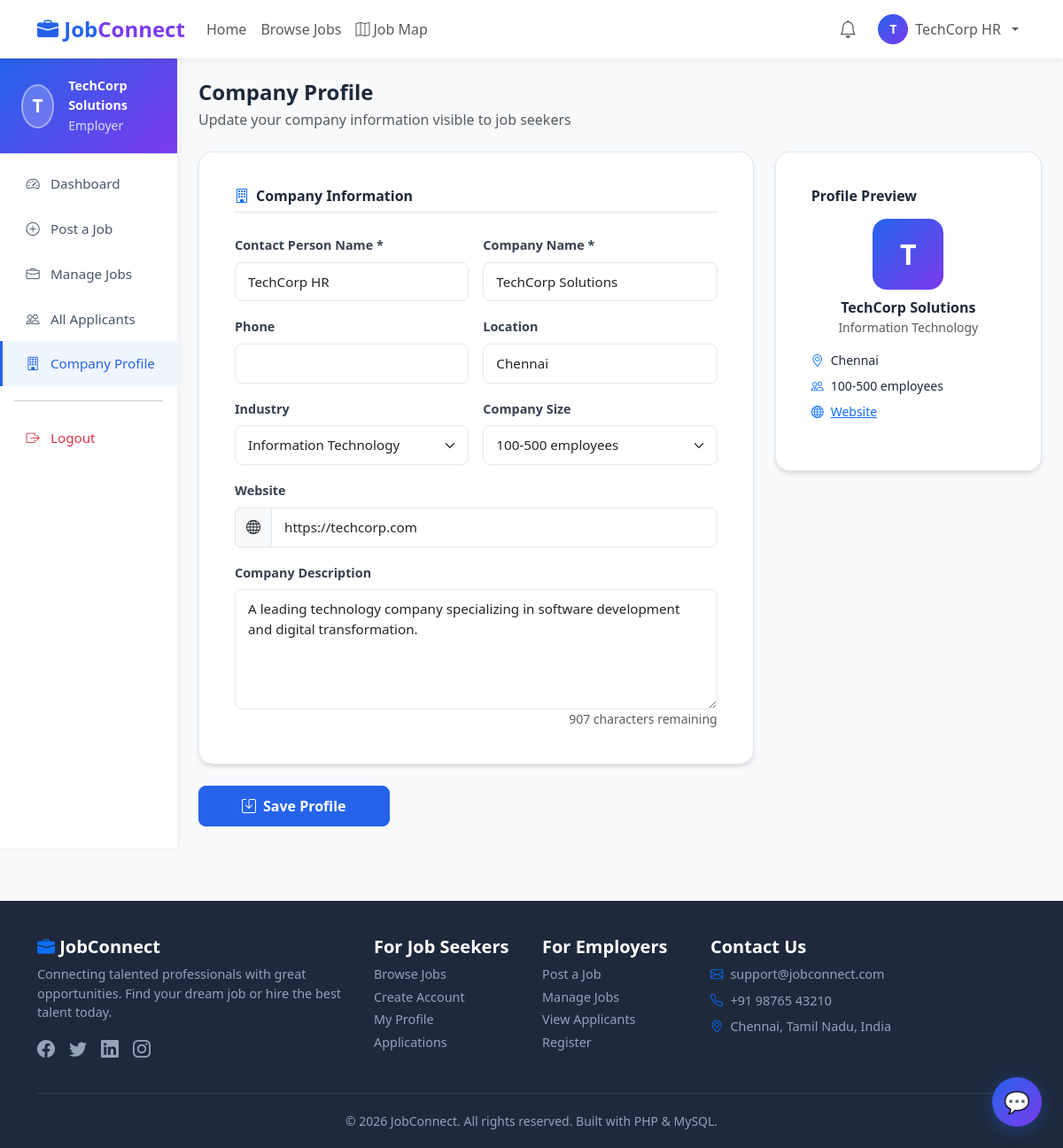
/employer/profile.php (signed in), run on the app's committed database.
### tables this page shows
CREATE TABLE employer_profiles (
    id                  INT AUTO_INCREMENT PRIMARY KEY,
    user_id             INT NOT NULL,
    company_name        VARCHAR(150) NOT NULL,
    company_description TEXT,
    industry            VARCHAR(100),
    website             VARCHAR(255),
    company_size        VARCHAR(50),
    updated_at          TIMESTAMP DEFAULT CURRENT_TIMESTAMP ON UPDATE CURRENT_TIMESTAMP,
    FOREIGN KEY (user_id) REFERENCES users(id) ON DELETE CASCADE
);

CREATE TABLE users (
    id         INT AUTO_INCREMENT PRIMARY KEY,
    full_name  VARCHAR(100) NOT NULL,
    email      VARCHAR(100) NOT NULL UNIQUE,
    password   VARCHAR(255) NOT NULL,
    role       ENUM('student','employer','admin') NOT NULL DEFAULT 'student',
    phone      VARCHAR(20),
    location   VARCHAR(100),
    profile_pic VARCHAR(255),
    created_at TIMESTAMP DEFAULT CURRENT_TIMESTAMP
);

### config/db.php (called while the page is built, shortened)
<?php
function getUserId() {
    return (int)($_SESSION['user_id'] ?? 0);
}

### employer/profile.php (the view, shortened to what this page needs)
<?php
require_once '../config/db.php';
$uid = getUserId();
$user    = $conn->query("SELECT * FROM users WHERE id = $uid")->fetch_assoc();
$profile = $conn->query("SELECT * FROM employer_profiles WHERE user_id = $uid")->fetch_assoc();
include '../includes/header.php';
?>
<div class="container-fluid p-0">
    <div class="row g-0">
        <div class="col-lg-2 sidebar d-none d-lg-block">
            <div class="sidebar-header">
                <div class="d-flex align-items-center gap-3">
                    <div class="user-avatar"><?= strtoupper(substr($profile['company_name'] ?? 'E', 0, 1)) ?></div>
                    <div>
                        <div class="fw-bold" style="font-size:0.9rem;"><?= htmlspecialchars($profile['company_name'] ?? '') ?></div>
                        <small style="opacity:0.8;">Employer</small>
                    </div>
                </div>
            </div>
            <nav class="nav flex-column mt-2">
                <a class="nav-link" href="dashboard.php"><i class="bi bi-speedometer2"></i> Dashboard</a>
                <a class="nav-link" href="post-job.php"><i class="bi bi-plus-circle"></i> Post a Job</a>
                <a class="nav-link" href="manage-jobs.php"><i class="bi bi-briefcase"></i> Manage Jobs</a>
                <a class="nav-link" href="applicants.php"><i class="bi bi-people"></i> All Applicants</a>
                <a class="nav-link active" href="profile.php"><i class="bi bi-building"></i> Company Profile</a>
                <hr class="mx-3">
                <a class="nav-link text-danger" href="../auth/logout.php"><i class="bi bi-box-arrow-right"></i> Logout</a>
            </nav>
        </div>
        <div class="col-lg-10 p-4">
            <div class="mb-4">
                <h4 class="fw-bold mb-1">Company Profile</h4>
                <p class="text-muted mb-0">Update your company information visible to job seekers</p>
            </div>
            <form method="POST">
                <div class="row g-4">
                    <div class="col-lg-8">
                        <div class="form-card">
                            <h6 class="fw-bold mb-4 pb-2 border-bottom"><i class="bi bi-building me-2 text-primary"></i>Company Information</h6>
                            <div class="row g-3">
                                <div class="col-md-6">
                                    <label class="form-label">Contact Person Name *</label>
                                    <input type="text" name="full_name" class="form-control" value="<?= htmlspecialchars($user['full_name']) ?>" required>
                                </div>
                                <div class="col-md-6">
                                    <label class="form-label">Company Name *</label>
                                    <input type="text" name="company_name" class="form-control" value="<?= htmlspecialchars($profile['company_name'] ?? '') ?>" required>
                                </div>
                                <div class="col-md-6">
                                    <label class="form-label">Phone</label>
                                    <input type="tel" name="phone" class="form-control" value="<?= htmlspecialchars($user['phone'] ?? '') ?>">
                                </div>
                                <div class="col-md-6">
                                    <label class="form-label">Location</label>
                                    <input type="text" name="location" class="form-control" value="<?= htmlspecialchars($user['location'] ?? '') ?>" placeholder="City, Country">
                                </div>
                                <div class="col-md-6">
                                    <label class="form-label">Industry</label>
                                    <select name="industry" class="form-select">
                                        <?php
                                        $industries = ['Information Technology', 'Finance', 'Healthcare', 'Education', 'Manufacturing', 'Retail', 'Media', 'Consulting', 'Real Estate', 'Other'];
                                        foreach ($industries as $ind):
                                        ?>
                                            <option value="<?= $ind ?>" <?= ($profile['industry'] ?? '') === $ind ? 'selected' : '' ?>><?= $ind ?></option>
                                        <?php endforeach; ?>
                                    </select>
                                </div>
                                <div class="col-md-6">
                                    <label class="form-label">Company Size</label>
                                    <select name="company_size" class="form-select">
                                        <?php
                                        $sizes = ['1-10', '11-50', '51-100', '100-500', '500-1000', '1000+'];
                                        foreach ($sizes as $s):
                                        ?>
                                            <option value="<?= $s ?>" <?= ($profile['company_size'] ?? '') === $s ? 'selected' : '' ?>><?= $s ?> employees</option>
                                        <?php endforeach; ?>
                                    </select>
                                </div>
                                <div class="col-12">
                                    <label class="form-label">Website</label>
                                    <div class="input-group">
                                        <span class="input-group-text"><i class="bi bi-globe"></i></span>
                                        <input type="url" name="website" class="form-control" value="<?= htmlspecialchars($profile['website'] ?? '') ?>" placeholder="https://yourcompany.com">
                                    </div>
                                </div>
                                <div class="col-12">
                                    <label class="form-label">Company Description</label>
                                    <textarea name="company_description" class="form-control" rows="5" maxlength="1000"
                                              placeholder="Tell job seekers about your company, culture, and mission..."><?= htmlspecialchars($profile['company_description'] ?? '') ?></textarea>
                                </div>
                            </div>
                        </div>
                    </div>
                    <div class="col-lg-4">
                        <div class="form-card">
                            <h6 class="fw-bold mb-3">Profile Preview</h6>
                            <div class="text-center mb-3">
                                <div style="width:80px;height:80px;border-radius:16px;background:linear-gradient(135deg,#2563eb,#7c3aed);display:flex;align-items:center;justify-content:center;color:white;font-weight:700;font-size:2rem;margin:0 auto;">
                                    <?= strtoupper(substr($profile['company_name'] ?? 'C', 0, 1)) ?>
                                </div>
                                <div class="fw-bold mt-2"><?= htmlspecialchars($profile['company_name'] ?? '') ?></div>
                                <div class="text-muted small"><?= htmlspecialchars($profile['industry'] ?? '') ?></div>
                            </div>
                            <ul class="list-unstyled small">
                                <?php if ($user['location']): ?>
                                <li class="mb-2"><i class="bi bi-geo-alt me-2 text-primary"></i><?= htmlspecialchars($user['location']) ?></li>
                                <?php endif; ?>
                                <?php if ($profile['company_size']): ?>
                                <li class="mb-2"><i class="bi bi-people me-2 text-primary"></i><?= htmlspecialchars($profile['company_size']) ?> employees</li>
                                <?php endif; ?>
                                <?php if ($profile['website']): ?>
                                <li class="mb-2"><i class="bi bi-globe me-2 text-primary"></i><a href="<?= htmlspecialchars($profile['website']) ?>" target="_blank">Website</a></li>
                                <?php endif; ?>
                            </ul>
                        </div>
                    </div>
                    <div class="col-12">
                        <button type="submit" class="btn btn-primary px-5">
                            <i class="bi bi-save me-2"></i>Save Profile
                        </button>
                    </div>
                </div>
            </form>
        </div>
    </div>
</div>
<?php include '../includes/footer.php'; ?>

### assets/css/style.css (style rules this page uses)
:root { --primary: #2563eb; --primary-dark: #1d4ed8; --secondary: #7c3aed; --success: #16a34a; --danger: #dc2626; --warning: #d97706; --info: #0891b2; --light-bg: #f8fafc; --card-shadow: 0 4px 6px -1px rgba(0,0,0,0.1), 0 2px 4px -1px rgba(0,0,0,0.06); --card-shadow-hover: 0 10px 15px -3px rgba(0,0,0,0.1), 0 4px 6px -2px rgba(0,0,0,0.05); }
* { box-sizing: border-box; }
body { font-family: 'Segoe UI', Tahoma, Geneva, Verdana, sans-serif; background-color: var(--light-bg); color: #1e293b; }
.sidebar { background: white; min-height: calc(100vh - 70px); box-shadow: 2px 0 10px rgba(0,0,0,0.05); padding: 0; }
.sidebar .nav-link { color: #475569; padding: 14px 24px; font-size: 0.95rem; font-weight: 500; border-left: 3px solid transparent; transition: all 0.2s; display: flex; align-items: center; gap: 10px; }
.sidebar .nav-link:hover, .sidebar .nav-link.active { color: var(--primary); background: #eff6ff; border-left-color: var(--primary); }
.sidebar .nav-link i { width: 20px; text-align: center; }
.sidebar-header { padding: 20px 24px; border-bottom: 1px solid #e2e8f0; background: linear-gradient(135deg, var(--primary), var(--secondary)); color: white; }
.sidebar-header .user-avatar { width: 50px; height: 50px; border-radius: 50%; background: rgba(255,255,255,0.2); display: flex; align-items: center; justify-content: center; font-size: 1.3rem; font-weight: 700; border: 2px solid rgba(255,255,255,0.4); }
.form-card { background: white; border-radius: 16px; padding: 40px; box-shadow: var(--card-shadow); border: 1px solid #e2e8f0; }
.form-label { font-weight: 600; color: #374151; font-size: 0.9rem; }
.form-control, .form-select { border: 1.5px solid #e2e8f0; border-radius: 8px; padding: 10px 14px; font-size: 0.95rem; transition: all 0.2s; }
.btn-primary { background: var(--primary); border-color: var(--primary); font-weight: 600; padding: 10px 24px; border-radius: 8px; transition: all 0.2s; }

### data on the page
employer_profiles: company_name "T", company_name "TechCorp Solutions", industry "Information Technology", company_size "100-500 employees", website "https://techcorp.com", company_description "A leading technology company specializing in software development and digital transformation.", company_size "100-500"
users: full_name "TechCorp HR", location "Chennai"

### other printed values
substr($_SESSION['full_name'] ?? 'U', 0, 1) "T"
$_SESSION['full_name'] "TechCorp HR"
